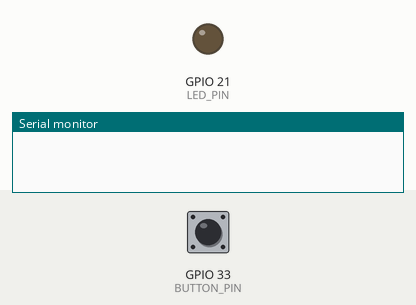
Recording of a sketch running on a simulated ESP32. Shown: output pins drawn as LEDs (lit = HIGH), the last lines printed to the serial monitor. The test bench sets the inputs (shaded band); at power-on: GPIO 33 (BUTTON_PIN) HIGH.

Above: at 1.2 s.
1.3 s: GPIO 33 (BUTTON_PIN) pulled LOW for 0.15 s
At 2.1 s:
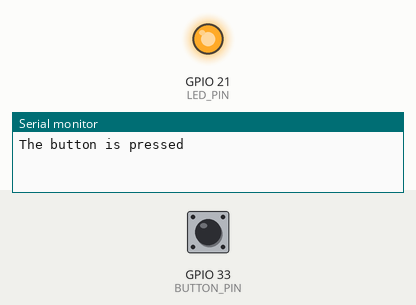
2.9 s: GPIO 33 (BUTTON_PIN) pulled LOW for 1 s
At 3.3 s:
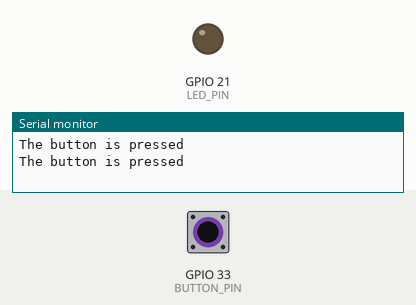
5.4 s: GPIO 33 (BUTTON_PIN) pulled LOW for 3.2 s
At 6.4 s:
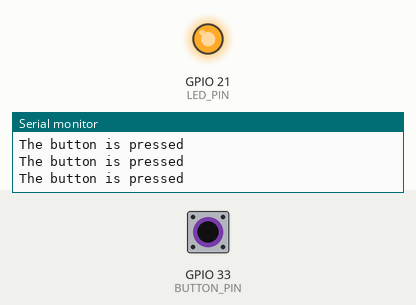
Timing chart, 0 to 8.4 s (numbered marks = the images above; inputs shaded):
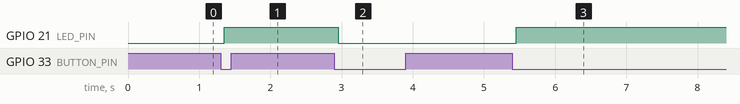

Measured:
- after the input at 1.3 s, GPIO 21 (LED_PIN): LOW → HIGH after 0.05 s
- after the input at 2.9 s, GPIO 21 (LED_PIN): HIGH → LOW after 0.05 s
- after the input at 5.4 s, GPIO 21 (LED_PIN): LOW → HIGH after 0.05 s

The sketch:

led_button_with_ezButton.ino
```cpp
/*
 * This ESP32 code is created by esp32io.com
 *
 * This ESP32 code is released in the public domain
 *
 * For more detail (instruction and wiring diagram), visit https://esp32io.com/tutorials/esp32-button-toggle-led
 */

#include <ezButton.h>

#define BUTTON_PIN 33  // ESP32 pin GIOP16, which connected to button
#define LED_PIN    21  // ESP32 pin GIOP18, which connected to led

ezButton button(BUTTON_PIN);  // create ezButton object that attach to pin 7;

// variables will change:
int led_state = LOW;   // the current state of LED

void setup() {
  Serial.begin(9600);         // initialize serial
  pinMode(LED_PIN, OUTPUT);   // set ESP32 pin to output mode
  button.setDebounceTime(50); // set debounce time to 50 milliseconds
}

void loop() {
  button.loop(); // MUST call the loop() function first

  if (button.isPressed()) {
    Serial.println("The button is pressed");

    // toggle state of LED
    led_state = !led_state;

    // control LED arccoding to the toggleed sate
    digitalWrite(LED_PIN, led_state);
  }
}
```
